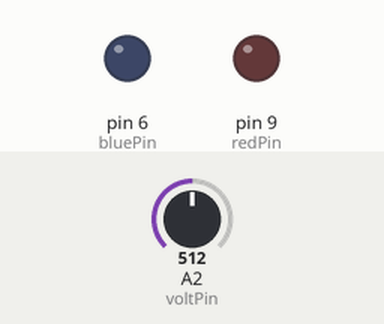
The sketch below on a simulated Arduino Uno, built with avr-gcc and run on an emulated ATmega328P. Shown: output pins drawn as LEDs (lit = HIGH). Inputs (shaded band) come from the test bench; at power-on: A2 (voltPin) = 512. What the sketch prints to the serial monitor is not drawn.

Above: at 1.3 s.
1.4 s: A2 (voltPin) set to 810
2.9 s: A2 (voltPin) set to 827
At 3.3 s:
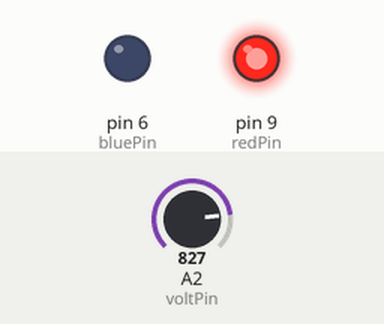
4.5 s: A2 (voltPin) set to 0
At 5.7 s:
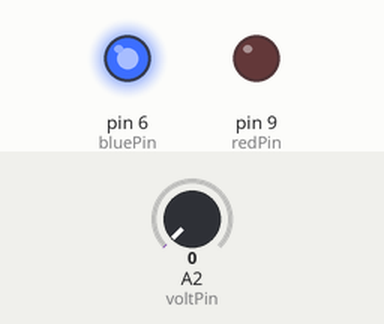
6.0 s: A2 (voltPin) set to 18
7.5 s: A2 (voltPin) set to 22
At 8.2 s:
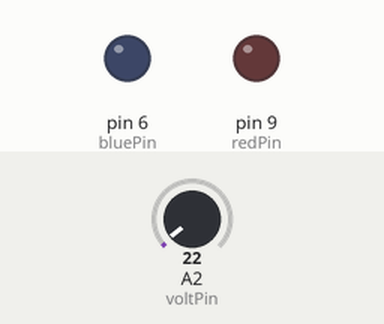
9.0 s: A2 (voltPin) set to 900
At 9.4 s:
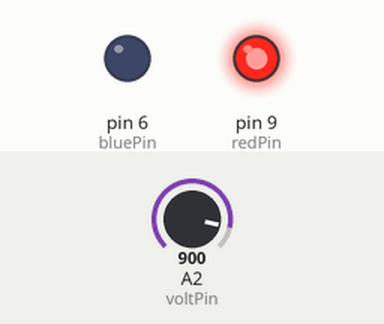
Timing chart, 0 to 11.5 s (numbered marks = the images above; inputs shaded):
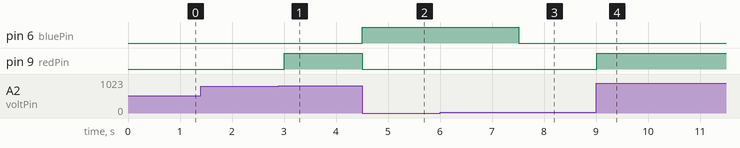

The sketch:

sketch_potentiometer_2LED.ino
```cpp
int voltPin=A2;
int readVal;
float V2;
int t=500;
int redPin=9;
int bluePin=6;

void setup() {
  Serial.begin(9600);
  pinMode(voltPin,INPUT);
  pinMode(redPin,OUTPUT);
  pinMode(bluePin,OUTPUT);
}

void loop() {
  readVal=analogRead(voltPin);
  V2=(5./1023.)*readVal;
  Serial.print("Potentiometer Voltage is ");
  Serial.print(V2);
  Serial.println(" volts.");
  if (V2>4.0) {
    digitalWrite(redPin,HIGH);
    digitalWrite(bluePin,LOW);
    Serial.print("WARNING:");
  } else if (V2<=4.0 && V2>=0.1){
    digitalWrite(redPin,LOW);
    digitalWrite(bluePin,LOW);
  } else {
    digitalWrite(redPin,LOW);
    digitalWrite(bluePin,HIGH);
  }

  delay(t);
}
```

Measured:
- the behaviour switches between 818 and 819 on A2 (voltPin) (found by bisection; images 0 and 1)
- the behaviour switches between 20 and 21 on A2 (voltPin) (found by bisection; images 2 and 3)
- after the input at 1.4 s, every drawn part: stays the same
- after the input at 2.9 s, pin 9 (redPin): LOW → HIGH after 0.11 s
- after the input at 4.5 s, pin 6 (bluePin): LOW → HIGH at once; pin 9 (redPin): HIGH → LOW at once
- after the input at 6.0 s, every drawn part: stays the same
- after the input at 7.5 s, pin 6 (bluePin): HIGH → LOW at once
- after the input at 9.0 s, pin 9 (redPin): LOW → HIGH at once
